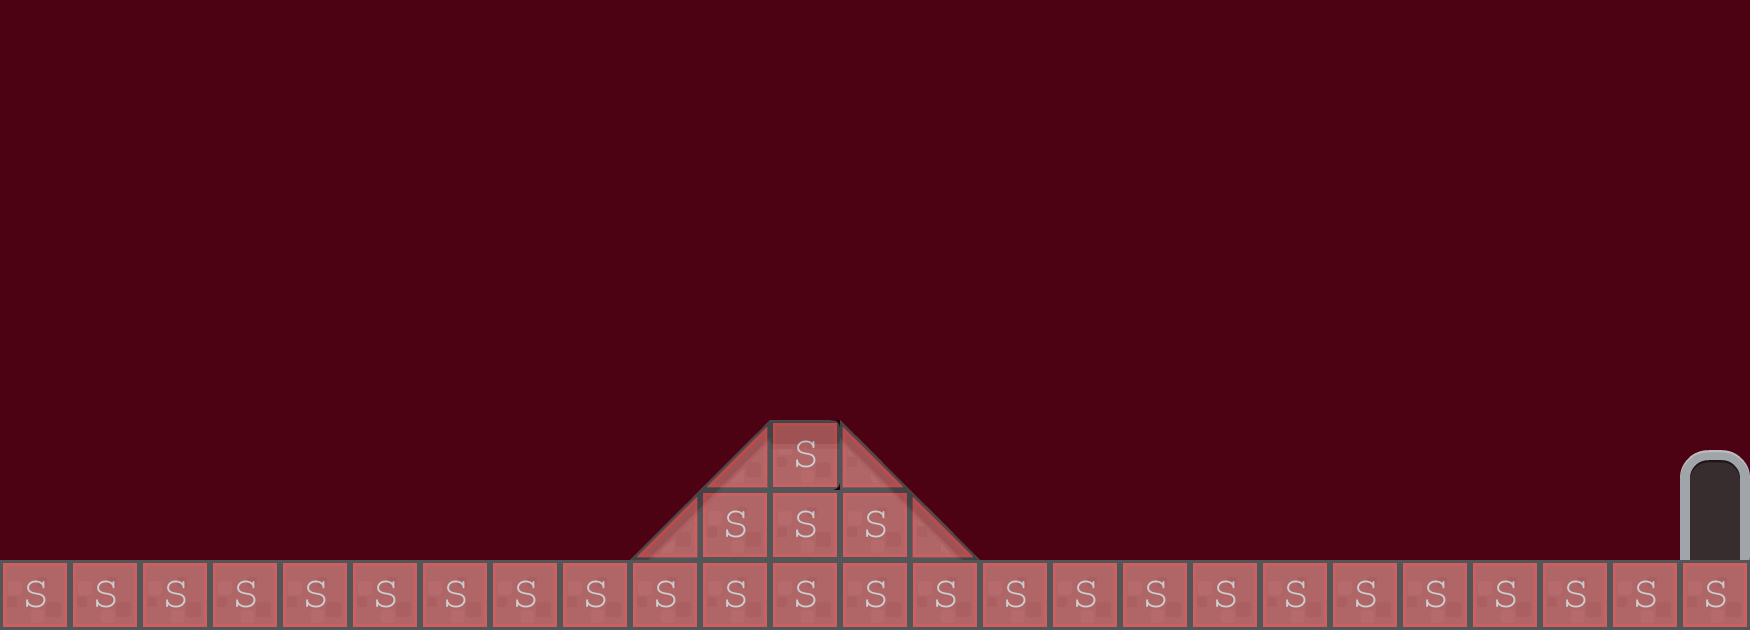

Tiled map render using the project's own tile images. Description and the map definition, with tile-layer contents summarised, below:
An orthogonal 25x9 tile map with 70x70 px tiles, 5 tile layers (background3, background2, background1, collision, ...), 3 tilesets and 4 objects (2x BadGuy, levelTrigger, Mushroom).

<map version="1.0" orientation="orthogonal" renderorder="right-down" width="25" height="9" tilewidth="70" tileheight="70" backgroundcolor="#4d0213">
 <tileset firstgid="1" name="meta-tiles" tilewidth="70" tileheight="70">
  <image source="../img/meta-tiles.png" width="350" height="70" />
  <tile id="1">
   <properties>
    <property name="type" value="lslope" />
   </properties>
  </tile>
  <tile id="3">
   <properties>
    <property name="type" value="rslope" />
   </properties>
  </tile>
  <tile id="4">
   <properties>
    <property name="type" value="solid" />
   </properties>
  </tile>
 </tileset>
 <tileset firstgid="6" name="background-tiles" tilewidth="70" tileheight="70">
  <image source="../img/background-tiles.png" width="910" height="910" />
 </tileset>
 <tileset firstgid="175" name="background-tiles" tilewidth="70" tileheight="70">
  <image source="../img/background-tiles.png" width="910" height="910" />
 </tileset>
 <layer name="background3" width="25" height="9">
  <data>[225 cells, 0 non-empty, 0 distinct tile ids]</data>
 </layer>
 <layer name="background2" width="25" height="9">
  <data>[225 cells, 0 non-empty, 0 distinct tile ids]</data>
 </layer>
 <layer name="background1" width="25" height="9" opacity="0.86">
  <data>[225 cells, 35 non-empty, 8 distinct tile ids]</data>
 </layer>
 <layer name="collision" width="25" height="9" opacity="0.48">
  <data>[225 cells, 33 non-empty, 3 distinct tile ids]</data>
 </layer>
 <layer name="foreground1" width="25" height="9">
  <data>[225 cells, 0 non-empty, 0 distinct tile ids]</data>
 </layer>
 <objectgroup name="trigger-entities">
  <properties>
   <property name="level" value="KaelenMAP03" />
   <property name="xSpawn" value="400" />
   <property name="ySpawn" value="0" />
  </properties>
  <object name="levelTrigger" x="1680" y="442" width="70" height="116">
   <properties>
    <property name="level" value="KaelenMAP03" />
   </properties>
  </object>
 </objectgroup>
 <objectgroup name="EnemyEntities">
  <object name="BadGuy" x="1122" y="486" width="492" height="76" />
  <object name="BadGuy" x="772" y="342" width="62" height="78" />
 </objectgroup>
 <objectgroup name="CollectableEntites">
  <object name="Mushroom" x="770" y="204" width="74" height="76" />
 </objectgroup>
</map>
